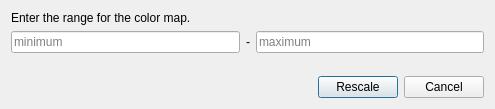
<?xml version="1.0" encoding="UTF-8"?>
<ui version="4.0">
 <class>RescaleRangeDialog</class>
 <widget class="QDialog" name="RescaleRangeDialog">
  <property name="geometry">
   <rect>
    <x>0</x>
    <y>0</y>
    <width>495</width>
    <height>109</height>
   </rect>
  </property>
  <property name="windowTitle">
   <string>Set Range</string>
  </property>
  <layout class="QGridLayout" name="gridLayout" rowstretch="0,0,0,0,0">
   <item row="1" column="0">
    <widget class="QLineEdit" name="MinimumScalar">
     <property name="whatsThis">
      <string>Enter the new range minimum here.</string>
     </property>
     <property name="placeholderText">
      <string>minimum</string>
     </property>
    </widget>
   </item>
   <item row="1" column="1">
    <widget class="QLabel" name="label_2">
     <property name="text">
      <string>-</string>
     </property>
    </widget>
   </item>
   <item row="1" column="2">
    <widget class="QLineEdit" name="MaximumScalar">
     <property name="whatsThis">
      <string>Enter the new range maximum here.</string>
     </property>
     <property name="placeholderText">
      <string>maximum</string>
     </property>
    </widget>
   </item>
   <item row="4" column="0" colspan="3">
    <layout class="QHBoxLayout" name="buttonsLayout">
     <property name="spacing">
      <number>6</number>
     </property>
     <property name="leftMargin">
      <number>0</number>
     </property>
     <property name="topMargin">
      <number>0</number>
     </property>
     <property name="rightMargin">
      <number>0</number>
     </property>
     <property name="bottomMargin">
      <number>0</number>
     </property>
     <item>
      <spacer name="buttonsSpacer">
       <property name="orientation">
        <enum>Qt::Horizontal</enum>
       </property>
       <property name="sizeHint" stdset="0">
        <size>
         <width>40</width>
         <height>20</height>
        </size>
       </property>
      </spacer>
     </item>
     <item>
      <widget class="QPushButton" name="RescaleOnlyButton">
       <property name="toolTip">
        <string>Rescale and leave automatical rescaling mode unchanged.</string>
       </property>
       <property name="text">
        <string>Rescale</string>
       </property>
      </widget>
     </item>
     <item>
      <widget class="QPushButton" name="CancelButton">
       <property name="toolTip">
        <string>Close without rescaling</string>
       </property>
       <property name="text">
        <string>Cancel</string>
       </property>
      </widget>
     </item>
    </layout>
   </item>
   <item row="0" column="0" colspan="3">
    <widget class="QLabel" name="label_3">
     <property name="toolTip">
      <string/>
     </property>
     <property name="text">
      <string>&lt;html&gt;&lt;head/&gt;&lt;body&gt;&lt;p&gt;Enter the range for the color map.&lt;/p&gt;&lt;/body&gt;&lt;/html&gt;</string>
     </property>
     <property name="alignment">
      <set>Qt::AlignLeading|Qt::AlignLeft|Qt::AlignTop</set>
     </property>
     <property name="wordWrap">
      <bool>true</bool>
     </property>
    </widget>
   </item>
   <item row="2" column="0">
    <spacer name="verticalSpacer">
     <property name="orientation">
      <enum>Qt::Vertical</enum>
     </property>
     <property name="sizeHint" stdset="0">
      <size>
       <width>20</width>
       <height>40</height>
      </size>
     </property>
    </spacer>
   </item>
  </layout>
 </widget>
 <tabstops>
  <tabstop>MinimumScalar</tabstop>
  <tabstop>MaximumScalar</tabstop>
  <tabstop>RescaleOnlyButton</tabstop>
  <tabstop>CancelButton</tabstop>
 </tabstops>
 <resources/>
 <connections/>
</ui>
